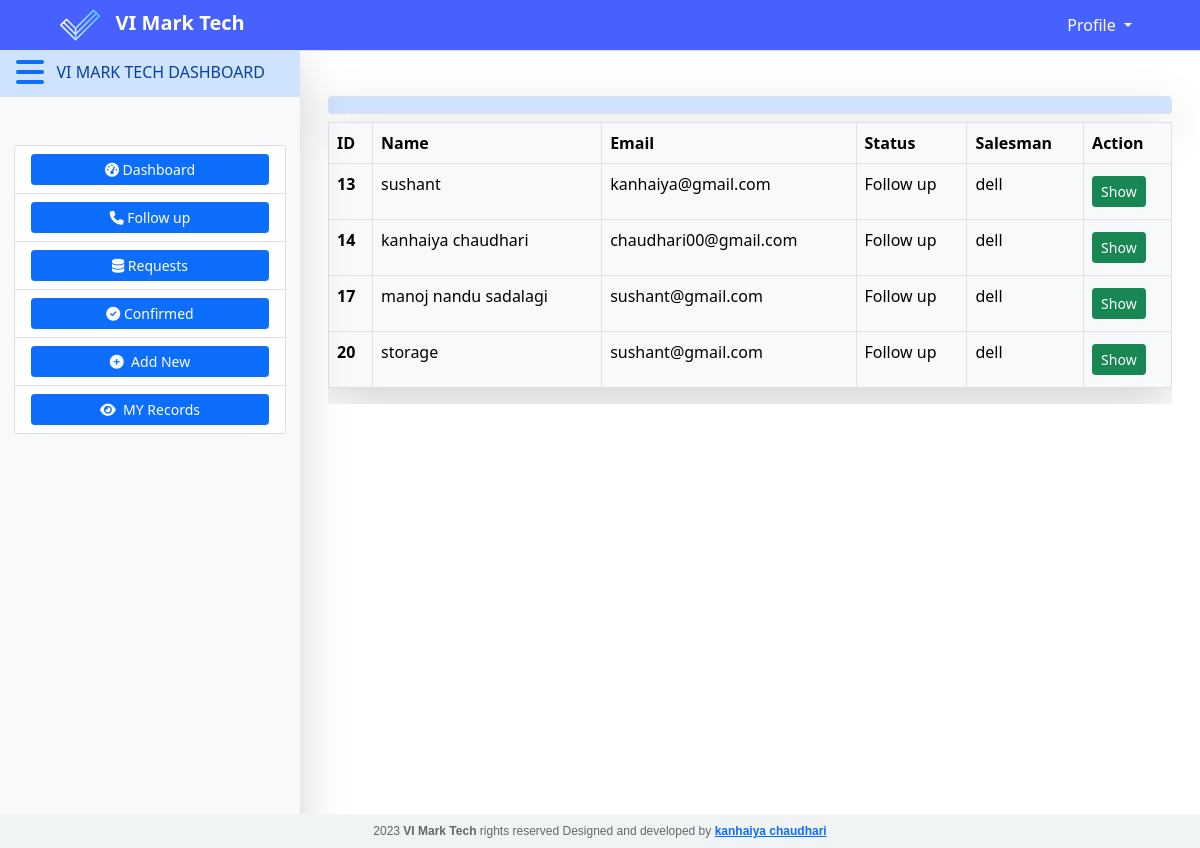
The app's page /con/ (signed in) with its own data.
### dash/models.py (models this page shows)
class UserProfile(models.Model):
    CHOICES_2 = (
        ('increase online sales', 'increase online sales'),
        ('promote brand awareness', 'promote brand awareness'),
        ('provide information', 'provide information'),
        ('generate leads', 'generate leads')
    )
    CHOICES_1 = (
        ('Home', 'Home'),
        ('About us', 'About us'),
        ('Products', 'Products'),
        ('Services', 'Services'),
        ('Contact us', 'Contact us')
    )
    name=models.CharField(max_length=70)
    business_name=models.CharField(max_length=70,null='True')
    email=models.EmailField(max_length=100)
    address = models.CharField(max_length=255)
    phone_number = PhoneNumberField(null=True)
    ans_1= models.TextField( max_length=1055 ,null='True')
    ans_2= models.TextField( max_length=1055 ,null='True')
    ans_3= models.TextField( max_length=1055 ,null='True')
    ans_4= models.TextField( max_length=1055 ,null='True')
    ans_5= models.TextField( max_length=1055 ,null='True')
    ans_6= models.TextField( max_length=1055 ,null='True')
    ans_7= models.TextField( max_length=1055 ,null='True')
    ans_8= models.TextField( max_length=1055 ,null='True')
    ans_9= models.TextField( max_length=1055 ,null='True')
    date=models.DateField(default=datetime.date.today)
    ans_question1= MultiSelectField(choices=CHOICES_1, max_choices=5, max_length=255, null=True)
    ans_question2=MultiSelectField(choices=CHOICES_2, max_choices=4, max_length=255, null=True)
    ans_choices = models.CharField(choices=(('Follow up', 'Follow up'), ('Hold up', 'Hold up'), ('Canceled', 'Canceled')), max_length=50,default='nothing')
    user = models.ForeignKey(User, on_delete=models.PROTECT,null=True)
    current_date=models.DateField(default=datetime.date.today)

### dash/views.py (the view)
# urls.py: path('con/',dv.admin_all_show,name="all_admin_obj"),
def admin_all_show(request):
         pn="All Responses"
         if request.user.is_superuser:
            stud = UserProfile.objects.all()
            return render(request,'dash/show.html',{'stu':stud,'page_nam':pn})
         else:
            print("redirect")
            return HttpResponseRedirect('/')

### dash/templatetags/my_filters.py (called while the page is built)
@register.filter
def get_class_name(value):
    return value.__class__.__name__

### dash/templates/dash/show.html (shortened to what this page needs)
{% extends "enroll/base.html" %}
{% load my_filters %}
{% block content %}
<section>
  <div class="con">
    <div class="row mt-5 mb-5 me-sm-1 ps-sm-3 rounded">
        <div class="col-12">
            <form action="{% url 'dash' %}" class="border shadow-lg px-5 py-2 mb-2 alert-primary rounded text-center" method="POST">
            </form>
          </div>
      <div class="col-12 rounded">
        {% if stu %}
        <div class="table-responsive">
          <table class="table table-bordered border-end table-hover table-light shadow-lg bg-white">
            <thead>
              <tr>
                <th scope="col">ID</th>
                <th scope="col">Name</th>
                <th scope="col">Email</th>
                <th scope="col">Status</th>
                <th scope="col">Salesman</th>
                <th scope="col">Action</th>
              </tr>
            </thead>
            <tbody>
              {% for st in stu %}
              <tr>
                <th scope="row">{{ st.id }}</th>
                <td>{{ st.name }}</td>
                <td>{{ st.email }}</td>
                <td>{{ st.ans_choices }}</td>
                <td>{{ st.user }}</td>
                <td class="">
                  {% if not user.is_superuser %}
                  <a href="{% url 'updatedata' st.id %}" class="btn btn-warning my-sm-1 btn-sm mb-2">Edit</a>
                  <form action="{% url 'delete' st.id %}" method="POST" class="d-inline">
                    {% csrf_token %}
                    <input type="submit" class="btn btn-danger btn-sm" value="Delete">
                  </form>
                  {% else %}
                  {% if st|get_class_name == 'UserProfile' %}
                  <a href="{% url 'admin_update' st.id %}" class="btn btn-success my-sm-1 btn-sm mb-2">Show</a>
                  {% elif st|get_class_name == 'ConfirmedUserProfile' %}
                  <a href="{% url 'confirm' st.id %}" class="btn btn-warning my-sm-1 btn-sm mb-2">Edit</a>
                  <form action="{% url 'confirm_delete' st.id %}" method="POST" class="d-inline">
                    {% csrf_token %}
                    <input type="submit" class="btn btn-danger btn-sm" value="Delete">
                  </form>
                  {% endif %}
                  {% endif %}
                </td>
              </tr>
              {% endfor %}
            </tbody>
          </table>
        </div>
        {% else %}
        <div class="alert alert-primary d-flex align-items-center">
          <i class="fas fa-sad-tear fa-2x"></i> &nbsp; &nbsp; No Record Found
        </div>
        {% endif %}
      </div>
    </div>
  </div>
</section>
{% endblock content %}

### enroll/static/enroll/style.css (style rules this page uses)
body { height: 100vh; margin: 0; padding: 0; }

### records on screen
UserProfile: id "13", name "sushant", email "kanhaiya@gmail.com", ans_choices "Follow up", user "dell"
UserProfile: id "14", name "kanhaiya chaudhari", email "chaudhari00@gmail.com", ans_choices "Follow up", user "dell"
UserProfile: id "17", name "manoj nandu sadalagi", email "sushant@gmail.com", ans_choices "Follow up", user "dell"
UserProfile: id "20", name "storage", email "sushant@gmail.com", ans_choices "Follow up", user "dell"
